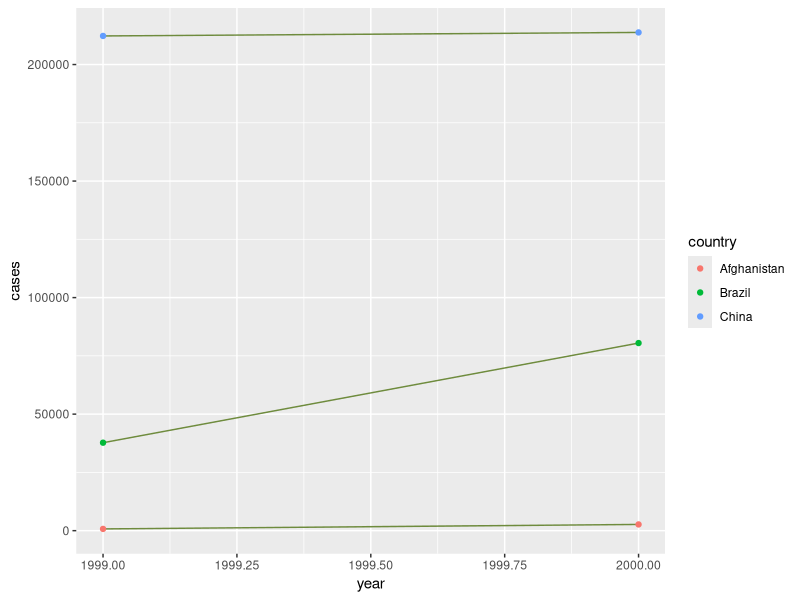
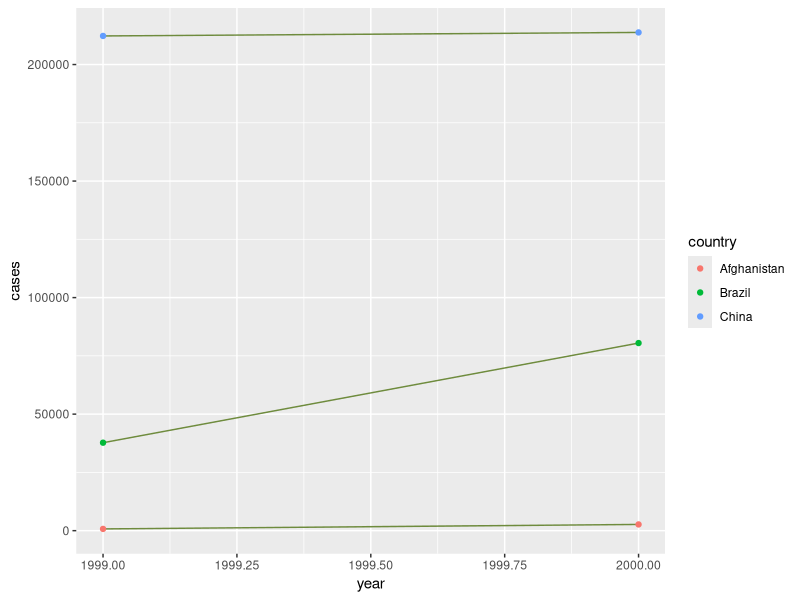
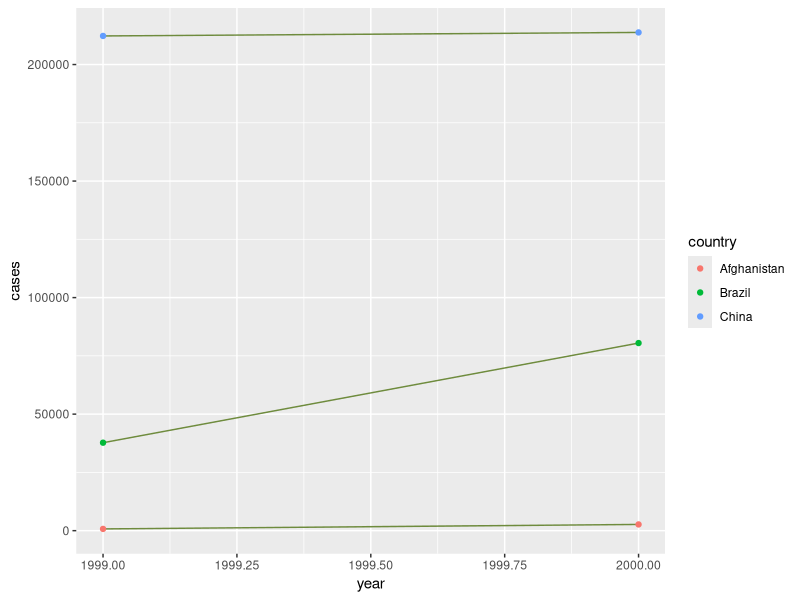
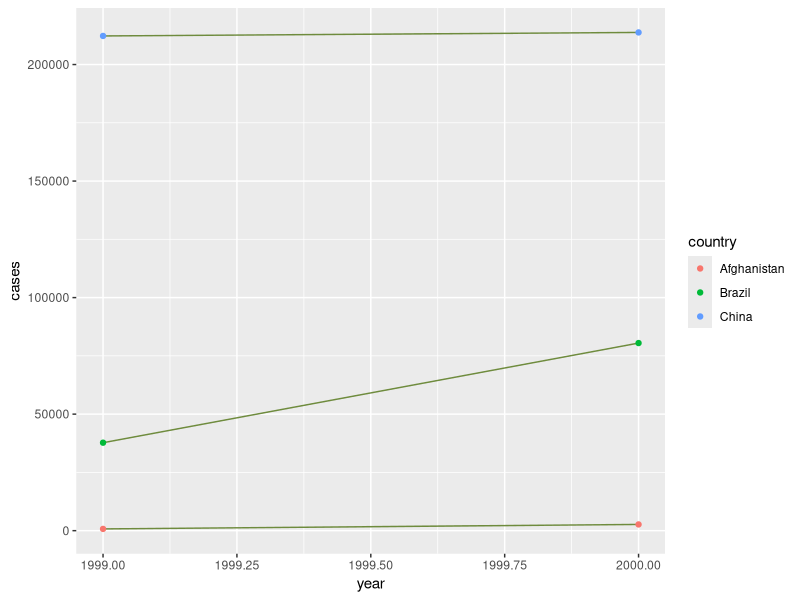

Write the R code that produced these figures, in order. (Note: this script raises an error after producing the figures.)
Myname <- "Yaquan Yang"
library(tidyverse)

table1
table2
table3
table4a
table4b

# Compute rate per 10,000
table1 %>%
  mutate(rate = cases / population * 10000)
# Compute cases per year
table1 %>%
  count(year, wt = cases)

# Visualize changes over time
ggplot(table1, aes(year, cases)) +
  geom_line(aes(group = country), color = "darkolivegreen4") +
  geom_point(aes(color = country)) # only two years of data

##12.2.1 exercises
## problem2 table2
(table2_cases <- table2 %>%
    filter(type == "cases"))
(table2_population <- table2 %>%
    filter(type == "population"))

(table2_mod <- tibble(
  country = table2_cases$country,
  year = table2_cases$year,
  cases = table2_cases$count,
  population = table2_population$count
))
table1 == table2_mod
(table2_mod <- table2_mod %>%
    mutate(rate = (cases / population) * 10000))
## table4a-4b
table4a
table4b
(table4_mod = tibble(
  country = c(table4a$country, table4b$country),
  year = c(rep(colnames(table4a)[2],length(table4a$`1999`)),
           rep(colnames(table4a)[3],length(table4a$`2000`))),
  cases = c(table4a$`1999`, table4a$`2000`),     #4a has cases
  population = c(table4b$`1999`, table4b$`2000`) #4b has population
))
(table4_mod <- table4_mod %>%
    mutate(rate = (cases / population) * 10000) %>%
    arrange(country))

## problem3
table1
ggplot(table1, aes(year, cases)) +
  geom_line(aes(group = country), color = "darkolivegreen4") +
  geom_point(aes(color = country)) # only two years of data

ggplot(table2_mod, aes(year, cases)) +
  geom_line(aes(group = country), color = "darkolivegreen4") +
  geom_point(aes(color = country)) # only two years of data

table2 %>%
  filter(type == "cases") %>%
  ggplot(aes(year, count)) +
  geom_line(aes(group = country), color = "darkolivegreen4") +
  geom_point(aes(color = country)) + # only two years of data
  labs(y = "cases")

table4a
table4a %>%
  gather(`1999`, `2000`, key = "year", value = "cases")

table4b
table4b %>%
  gather(`1999`, `2000`, key = "year", value = "population")

tidy4a <- table4a %>%
  gather(`1999`, `2000`, key = "year", value = "cases")
tidy4b <- table4b %>%
  gather(`1999`, `2000`, key = "year", value = "population")
left_join(tidy4a, tidy4b)

table2
spread(table2, key = type, value = count)

# Exercises 12.3.3
## problem 1
stocks <- tibble(
  year   = c(2015, 2015, 2016, 2016),
  half  = c(   1,    2,     1,    2),
  return = c(1.88, 0.59, 0.92, 0.17)
)
stocks %>% 
  pivot_wider(names_from = year, values_from = return) %>% 
  pivot_longer(`2015`:`2016`, names_to = "year", values_to = "return")

# The functions pivot_longer() and pivot_wider() are not perfectly symmetrical because column type information is lost. 
# When we use pivot_wider() on a data frame, it discards the original column types. 
# It has to coerce all the variables into a single vector with a single type.
# Later, if we pivot_longer() that data frame, the pivot_longer() function does not know the original data types of the variables.

## problem 2
table4a %>% 
  pivot_longer(c(1999, 2000), names_to = "year", values_to = "cases")
#The code fails because the column names 1999 and 2000 are not non-syntactic variable names. 



## problem 3
people <- tribble(
  ~name,             ~names,  ~values,
  #-----------------|--------|------
  "Phillip Woods",   "age",       45,
  "Phillip Woods",   "height",   186,
  "Phillip Woods",   "age",       50,
  "Jessica Cordero", "age",       37,
  "Jessica Cordero", "height",   156
)
pivot_wider(people, names_from = names, values_from = values)
  # pivot_wider() this data frame fails because the name and key columns do not uniquely identify rows. 
  # In particular, there are two rows with values for the age of “Phillip Woods”.
  # We could solve the problem by adding a row with a distinct observation count for each combination of name and key.
people2 <- people %>%
group_by(name, names) %>%
  mutate(obs = row_number())
people2
  # We can pivot_wider() people2 because the combination of name and obs will uniquely identify the spread rows.
pivot_wider(people2, names_from = names, values_from = values)

## problem 4
preg <- tribble(
  ~pregnant, ~male, ~female,
  "yes",     NA,    10,
  "no",      20,    12
)
preg
# step1:gather(male, female, key = "sex", value = "count")
preg_tidy <- preg %>%
  pivot_longer(c(male, female), names_to = "sex", values_to = "count")
preg_tidy

# step2:remove NA
preg_tidy2 <- preg %>%
  pivot_longer(c(male, female), names_to = "sex", values_to = "count", values_drop_na=TRUE)
preg_tidy2